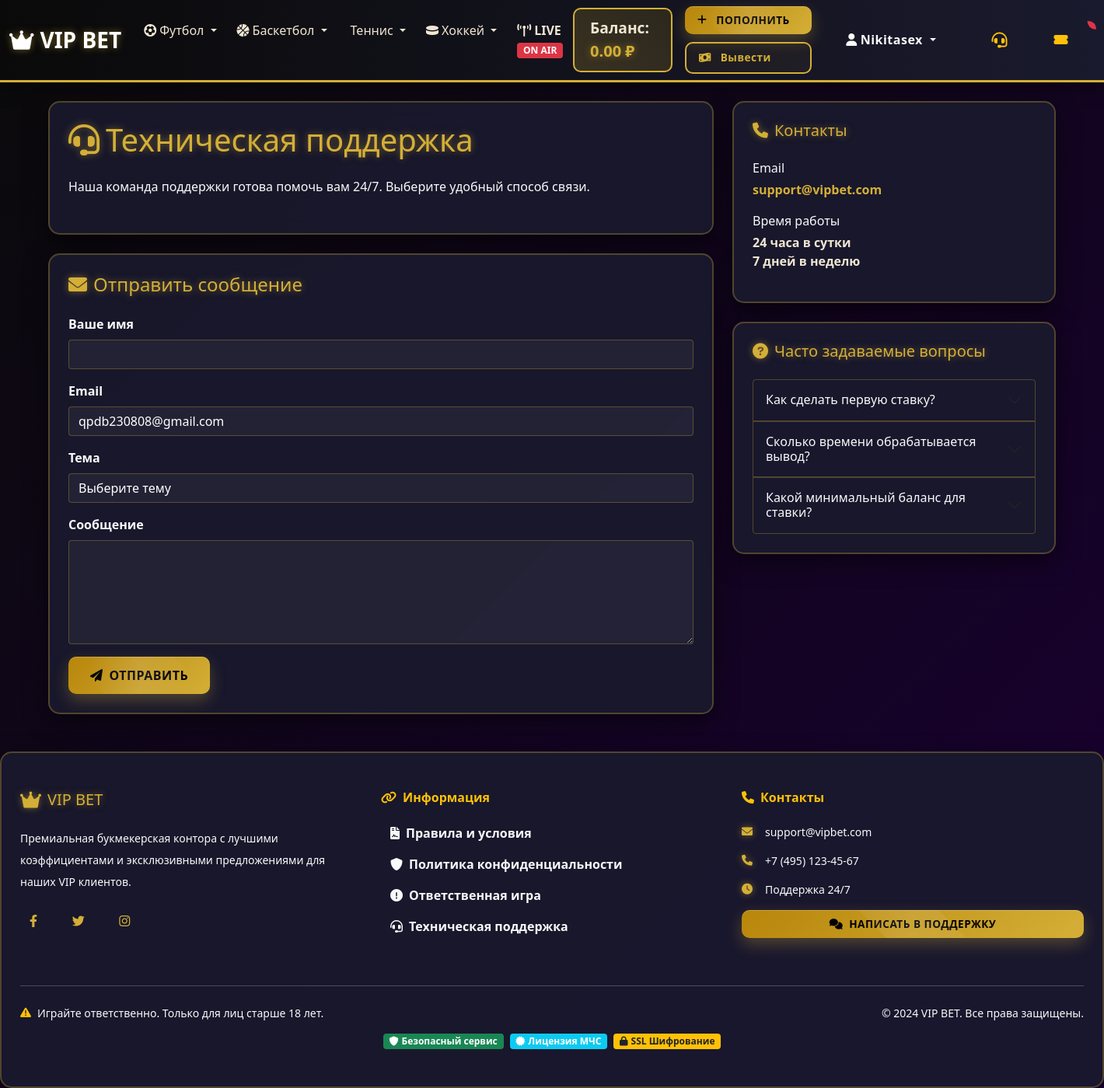
Page /support/ (signed in) on the committed database.
### matches/models.py (models this page shows, shortened)
class Sport(models.Model):
    SPORT_CHOICES = [
        ('football', '⚽ Футбол'),
        ('basketball', '🏀 Баскетбол'),
        ('tennis', '🎾 Теннис'),
        ('hockey', '🏒 Хоккей'),
        ('boxing', '🥊 Бокс'),
        ('esports', '🎮 Киберспорт'),
        ('volleyball', '🏐 Волейбол'),
        ('baseball', '⚾ Бейсбол'),
    ]
    name = models.CharField(max_length=100, verbose_name='Название')
    slug = models.SlugField(unique=True, verbose_name='URL')
    icon = models.CharField(max_length=50, default='fas fa-trophy', verbose_name='Иконка')
    order = models.IntegerField(default=0, verbose_name='Порядок')
    is_active = models.BooleanField(default=True, verbose_name='Активен')
    class Meta:
        verbose_name = 'Вид спорта'
        verbose_name_plural = 'Виды спорта'
        ordering = ['order', 'name']

### users/models.py (models this page shows, shortened)
class CustomUser(AbstractUser):
    phone = models.CharField(max_length=20, blank=True, verbose_name='Телефон')
    birth_date = models.DateField(null=True, blank=True, verbose_name='Дата рождения')
    balance = models.DecimalField(max_digits=15, decimal_places=2, default=0.00, verbose_name='Баланс')
    is_verified = models.BooleanField(default=False, verbose_name='Верифицирован')
    created_at = models.DateTimeField(auto_now_add=True, verbose_name='Дата регистрации')
    updated_at = models.DateTimeField(auto_now=True, verbose_name='Дата обновления')
    class Meta:
        verbose_name = 'Пользователь'
        verbose_name_plural = 'Пользователи'
        ordering = ['-date_joined']

### core/views.py (the view)
# urls.py: path('support/', views.support, name='support'),
@login_required
def support(request):
    context = {
        'title': 'Техническая поддержка - VIP BET',
    }
    return render(request, 'core/support.html', context)

### core/context_processors.py (called while the page is built)
def sports_menu(request):
    sports = Sport.objects.filter(is_active=True)
    return {'sports_menu': sports}

def user_balance(request):
    if request.user.is_authenticated:
        return {'user_balance': request.user.balance}
    return {'user_balance': 0}

### templates/core/support.html (shortened to what this page needs)
{% extends 'base.html' %}
{% block content %}
<div class="container">
    <div class="row">
        <div class="col-lg-8">
            <div class="luxury-card p-4 mb-4">
                <h1 class="gold-text mb-4">
                    <i class="fas fa-headset me-2"></i>Техническая поддержка
                </h1>
                <p class="text-light mb-4">
                    Наша команда поддержки готова помочь вам 24/7.
                    Выберите удобный способ связи.
                </p>
            </div>
            <div class="luxury-card p-4 mb-4">
                <h4 class="gold-text mb-4">
                    <i class="fas fa-envelope me-2"></i>Отправить сообщение
                </h4>
                <form method="post">
                    <div class="mb-3">
                        <label for="name" class="form-label text-light">Ваше имя</label>
                        <input type="text" class="form-control" id="name" name="name" required>
                    </div>
                    <div class="mb-3">
                        <label for="email" class="form-label text-light">Email</label>
                        <input type="email" class="form-control" id="email" name="email"
                               value="{% if user.is_authenticated %}{{ user.email }}{% endif %}" required>
                    </div>
                    <div class="mb-3">
                        <label for="subject" class="form-label text-light">Тема</label>
                        <select class="form-select" id="subject" name="subject" required>
                            <option value="">Выберите тему</option>
                        </select>
                    </div>
                    <div class="mb-3">
                        <label for="message" class="form-label text-light">Сообщение</label>
                        <textarea class="form-control" id="message" name="message" rows="5" required></textarea>
                    </div>
                    <button type="submit" class="btn btn-gold">
                        <i class="fas fa-paper-plane me-2"></i>Отправить
                    </button>
                </form>
            </div>
        </div>
        <div class="col-lg-4">
            <div class="luxury-card p-4 mb-4">
                <h5 class="gold-text mb-4">
                    <i class="fas fa-phone me-2"></i>Контакты
                </h5>
                <ul class="list-unstyled">
                    <li class="mb-3">
                        <div class="text-light mb-1">Email</div>
                        <div class="fw-bold">
                            <a href="mailto:support@vipbet.com" class="text-gold text-decoration-none">
                                support@vipbet.com
                            </a>
                        </div>
                    </li>
                    <li class="mb-3">
                        <div class="text-light mb-1">Время работы</div>
                        <div class="fw-bold">24 часа в сутки<br>7 дней в неделю</div>
                    </li>
                </ul>
            </div>
            <div class="luxury-card p-4">
                <h5 class="gold-text mb-4">
                    <i class="fas fa-question-circle me-2"></i>Часто задаваемые вопросы
                </h5>
                <div class="accordion" id="faqAccordion">
                    <div class="accordion-item" style="background: transparent; border: 1px solid rgba(212, 175, 55, 0.3);">
                        <h2 class="accordion-header">
                            <button class="accordion-button collapsed text-light" type="button"
                                    data-bs-toggle="collapse" data-bs-target="#faq1">
                                Как сделать первую ставку?
                            </button>
                        </h2>
                    </div>
                    <div class="accordion-item" style="background: transparent; border: 1px solid rgba(212, 175, 55, 0.3);">
                        <h2 class="accordion-header">
                            <button class="accordion-button collapsed text-light" type="button"
                                    data-bs-toggle="collapse" data-bs-target="#faq2">
                                Сколько времени обрабатывается вывод?
                            </button>
                        </h2>
                    </div>
                    <div class="accordion-item" style="background: transparent; border: 1px solid rgba(212, 175, 55, 0.3);">
                        <h2 class="accordion-header">
                            <button class="accordion-button collapsed text-light" type="button"
                                    data-bs-toggle="collapse" data-bs-target="#faq3">
                                Какой минимальный баланс для ставки?
                            </button>
                        </h2>
                    </div>
                </div>
            </div>
        </div>
    </div>
</div>
{% endblock %}

### templates/core/header.html (shortened to what this page needs)
<header class="navbar-luxury">
    <nav class="navbar navbar-expand-lg navbar-dark">
        <div class="container-fluid">
            <a class="navbar-brand gold-text fw-bold fs-3" href="{% url 'core:home' %}">
                <i class="fas fa-crown me-2"></i>VIP BET
            </a>
            <div class="collapse navbar-collapse" id="navbarMain">
                <ul class="navbar-nav me-auto">
                    {% for sport in sports_menu %}
                    <li class="nav-item dropdown">
                        <a class="nav-link nav-link-luxury dropdown-toggle" href="#" role="button"
                           data-bs-toggle="dropdown" aria-expanded="false">
                            <i class="fas fa-{{ sport.icon }} me-1"></i>{{ sport.name }}
                        </a>
                    </li>
                    {% endfor %}
                    <li class="nav-item">
                        <a class="nav-link nav-link-luxury text-danger fw-bold" href="{% url 'core:live_matches' %}">
                            <i class="fas fa-broadcast-tower me-1"></i>LIVE
                            <span class="badge bg-danger blink">ON AIR</span>
                        </a>
                    </li>
                </ul>
                <div class="d-flex align-items-center">
                    {% if user.is_authenticated %}
                    <div class="balance-display me-3">
                        <span class="me-2">Баланс:</span>
                        <span class="gold-text fw-bold fs-5 user-balance">{{ user.balance|default:"0.00" }} ₽</span>
                    </div>
                    <div class="btn-group-luxury me-3">
                        <a href="{% url 'payments:deposit' %}" class="btn btn-gold btn-sm d-flex align-items-center">
                            <i class="fas fa-plus"></i><span class="ms-1">Пополнить</span>
                        </a>
                        <a href="{% url 'payments:withdraw' %}" class="btn btn-outline-gold btn-sm d-flex align-items-center">
                            <i class="fas fa-money-bill-wave"></i><span class="ms-1">Вывести</span>
                        </a>
                    </div>
<div class="dropdown">
    <button class="btn btn-outline-light dropdown-toggle" type="button"
            data-bs-toggle="dropdown" aria-expanded="false">
        <i class="fas fa-user me-1"></i>{{ user.username }}
    </button>
</div>
                    {% endif %}
                    <a href="{% url 'core:support' %}" class="btn btn-link text-warning ms-3"
                       data-bs-toggle="tooltip" title="Техническая поддержка">
                        <i class="fas fa-headset fa-lg"></i>
                    </a>
                    {% if user.is_authenticated %}
                    <div class="dropdown ms-2">
                        <button class="btn btn-outline-warning position-relative"
                                data-bs-toggle="dropdown">
                            <i class="fas fa-ticket-alt"></i>
                            <span id="betSlipCount" class="position-absolute top-0 start-100 translate-middle badge rounded-pill bg-danger">
                            </span>
                        </button>
                    </div>
                    {% endif %}
                </div>
            </div>
        </div>
    </nav>
</header>

### static/css/style.css (style rules this page uses)
:root { --gold: #D4AF37; --dark-gold: #B8860B; --light-gold: #FFD700; --dark-bg: #0a0a0a; --darker-bg: #050505; --light-bg: #1a1a2e; --text-light: #f0e6d2; --text-dark: #333; --success: #28a745; --danger: #dc3545; --warning: #ffc107; --info: #17a2b8; }
body { background: linear-gradient(135deg, var(--dark-bg) 0%, var(--light-bg) 100%); color: var(--text-light); font-family: 'Segoe UI', Tahoma, Geneva, Verdana, sans-serif; min-height: 100vh; background-attachment: fixed; }
.luxury-card { background: rgba(26, 26, 46, 0.9); border: 2px solid rgba(212, 175, 55, 0.3); border-radius: 15px; box-shadow: 0 10px 30px rgba(0, 0, 0, 0.5); transition: all 0.3s ease; backdrop-filter: blur(10px); }
.gold-text { color: var(--gold); text-shadow: 0 0 10px rgba(212, 175, 55, 0.5); }
.btn { border-radius: 10px; font-weight: 600; padding: 12px 28px; transition: all 0.3s cubic-bezier(0.23, 1, 0.320, 1); letter-spacing: 0.5px; position: relative; overflow: hidden; border: none; }
.btn i { margin-right: 8px; }
.btn-gold { background: linear-gradient(135deg, var(--dark-gold) 0%, var(--gold) 50%, var(--light-gold) 100%); background-size: 200% 200%; color: #000; font-weight: bold; text-transform: uppercase; box-shadow: 0 8px 20px rgba(212, 175, 55, 0.3), inset 0 1px 0 rgba(255, 255, 255, 0.2); position: relative; }
.btn-gold::before { content: ''; position: absolute; top: -50%; left: -50%; width: 200%; height: 200%; background: linear-gradient(45deg, transparent 30%, rgba(255, 255, 255, 0.1) 50%, transparent 70%); transform: rotate(45deg); animation: buttonShine 3s infinite; }
.btn-outline-gold { border: 2px solid var(--gold); color: var(--gold); background: rgba(212, 175, 55, 0.05); font-weight: 600; position: relative; }
.btn-outline-gold::before { content: ''; position: absolute; top: 0; left: -100%; width: 100%; height: 100%; background: var(--gold); z-index: -1; transition: left 0.4s ease; }
.btn-sm { padding: 8px 16px; font-size: 0.85rem; }
.navbar-luxury { background: linear-gradient(90deg, var(--dark-bg) 0%, var(--light-bg) 100%); border-bottom: 3px solid var(--gold); box-shadow: 0 4px 20px rgba(0, 0, 0, 0.5); }
.nav-link-luxury { color: var(--text-light) !important; font-weight: 500; padding: 10px 20px; margin: 0 5px; border-radius: 5px; transition: all 0.3s; }
.balance-display { background: linear-gradient(45deg, rgba(212, 175, 55, 0.2), rgba(255, 215, 0, 0.1)); border: 2px solid var(--gold); border-radius: 10px; padding: 10px 20px; font-size: 1.2em; font-weight: bold; }
.form-control, .form-select { background: rgba(255, 255, 255, 0.08); border: 2px solid rgba(212, 175, 55, 0.2); color: var(--text-light); }
.form-control::placeholder { color: rgba(240, 230, 210, 0.5); }
.form-label { font-weight: 600; }

### static/css/luxury.css (style rules this page uses)
.bg-luxury { background: linear-gradient(135deg, #0a0a0a 0%, #1a0033 25%, #33001a 50%, #001a33 75%, #0a0a0a 100%); background-size: 400% 400%; animation: gradientBG 15s ease infinite; }
.btn-group-luxury { display: flex; gap: 12px; flex-wrap: wrap; align-items: center; }

### static/css/buttons.css (style rules this page uses)
:root { --transition-smooth: all 0.35s cubic-bezier(0.34, 1.56, 0.64, 1); --transition-fast: all 0.2s ease; }
.btn-gold { position: relative; overflow: hidden; }
.btn-gold::after { content: ''; position: absolute; top: 50%; left: 50%; width: 0; height: 0; border-radius: 50%; background: rgba(255, 255, 255, 0.2); transform: translate(-50%, -50%); transition: width 0.6s, height 0.6s; }
.btn-outline-gold { position: relative; }
.btn-outline-gold::before { content: ''; position: absolute; top: 0; left: 0; width: 100%; height: 100%; background: var(--gold); z-index: -1; opacity: 0; transition: opacity 0.3s ease; }
.btn-group-luxury { display: flex; gap: 10px; flex-wrap: wrap; }
.btn-group-luxury .btn { flex: 1; min-width: 120px; }
.btn i { display: inline-block; transition: var(--transition-fast); }

### static/css/mobile.css (style rules this page uses)
html, body { -webkit-text-size-adjust: 100%; }

### templates/core/support.html (style rules this page uses)
.form-control, .form-select { background-color: rgba(255, 255, 255, 0.05); border: 1px solid rgba(212, 175, 55, 0.3); color: #fff; }
.form-select option { background: #1a1a2e; color: #fff; }
.accordion-button { padding: 1rem; background: transparent; border: none; font-weight: 500; }
.text-gold { color: #D4AF37; }

### rows in the picture
Sport: name "Футбол"
Sport: name "Баскетбол"
Sport: name "Теннис"
Sport: name "Хоккей"
CustomUser: balance "0.00", username "Nikitasex", email "qpdb230808@gmail.com"
